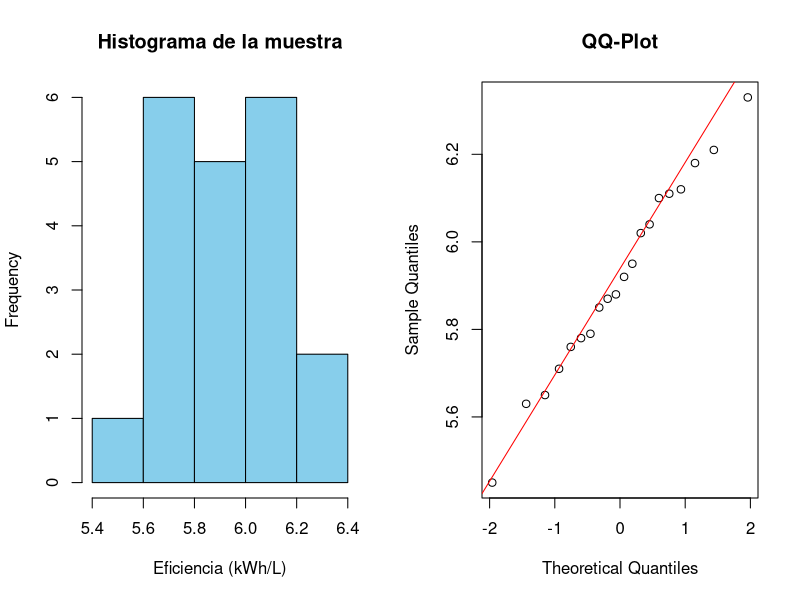

Reproduce this figure in R.
# Códigos de R para revisar la normalidad de la muestra

# Muestra de eficiencia energética (kWh/L)
muestra <- c(6.12, 5.87, 5.45, 6.33, 5.71, 6.04, 5.92, 5.65, 6.18, 
             5.78, 5.95, 6.21, 5.63, 5.79, 6.11, 5.88, 6.02, 5.76, 5.85, 6.10)

# Histograma y QQ-Plot para inspección visual
par(mfrow = c(1, 2))
hist(muestra, main = "Histograma de la muestra", col = "skyblue", 
     xlab = "Eficiencia (kWh/L)", border = "black")
qqnorm(muestra, main = "QQ-Plot")
qqline(muestra, col = "red")

# Prueba de Shapiro-Wilk
shapiro_test <- shapiro.test(muestra)
cat("\nResultado de Shapiro-Wilk:\n")
print(shapiro_test)

# Prueba de Kolmogorov-Smirnov contra normalidad
ks_test <- ks.test(muestra, "pnorm", mean = mean(muestra), sd = sd(muestra))
cat("\nResultado de Kolmogorov-Smirnov:\n")
print(ks_test)

# 2. Intervalos de confianza Bootstrap
set.seed(123)
B <- 1000  # Número de muestras bootstrap
bootstrap_means <- replicate(B, mean(sample(muestra, length(muestra), replace = TRUE)))

# Método 1: Percentil (95%)
ci_percentil <- quantile(bootstrap_means, probs = c(0.025, 0.975))
cat("\nIntervalo de Confianza Percentil (95%):\n")
print(ci_percentil)

# Método 2: BCa (Sesgo-Corrección, aproximación simple)
mean_muestra <- mean(muestra)
ci_bca <- c(2 * mean_muestra - quantile(bootstrap_means, 0.975),
            2 * mean_muestra - quantile(bootstrap_means, 0.025))
cat("\nIntervalo de Confianza BCa (95%):\n")
print(ci_bca)


# 3. Intervalo de confianza paramétrico para la media (asumiendo normalidad)
n <- length(muestra)
error_estandar <- sd(muestra) / sqrt(n)
t_valor <- qt(0.975, df = n - 1)
ci_parametrico <- c(mean_muestra - t_valor * error_estandar, 
                    mean_muestra + t_valor * error_estandar)
cat("\nIntervalo de Confianza Paramétrico (95%):\n")
print(ci_parametrico)
